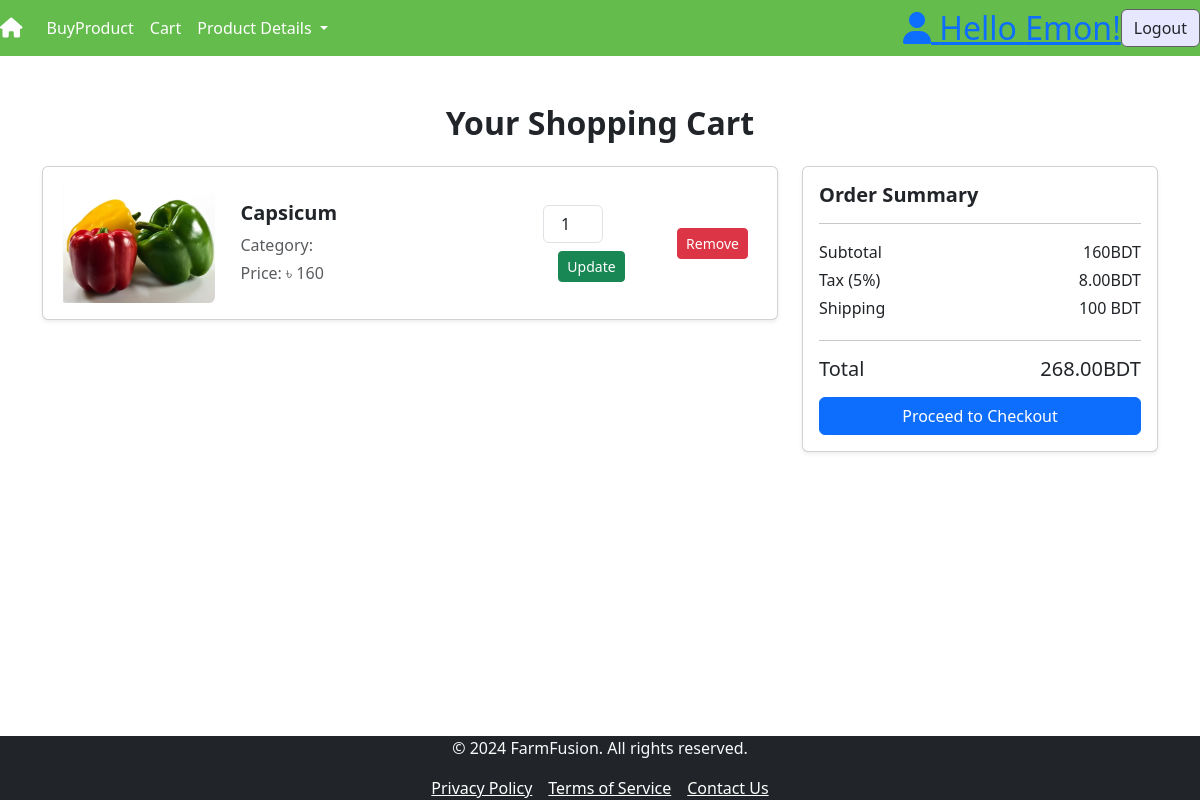
Page /cart/ (signed in) on the earlier database version.
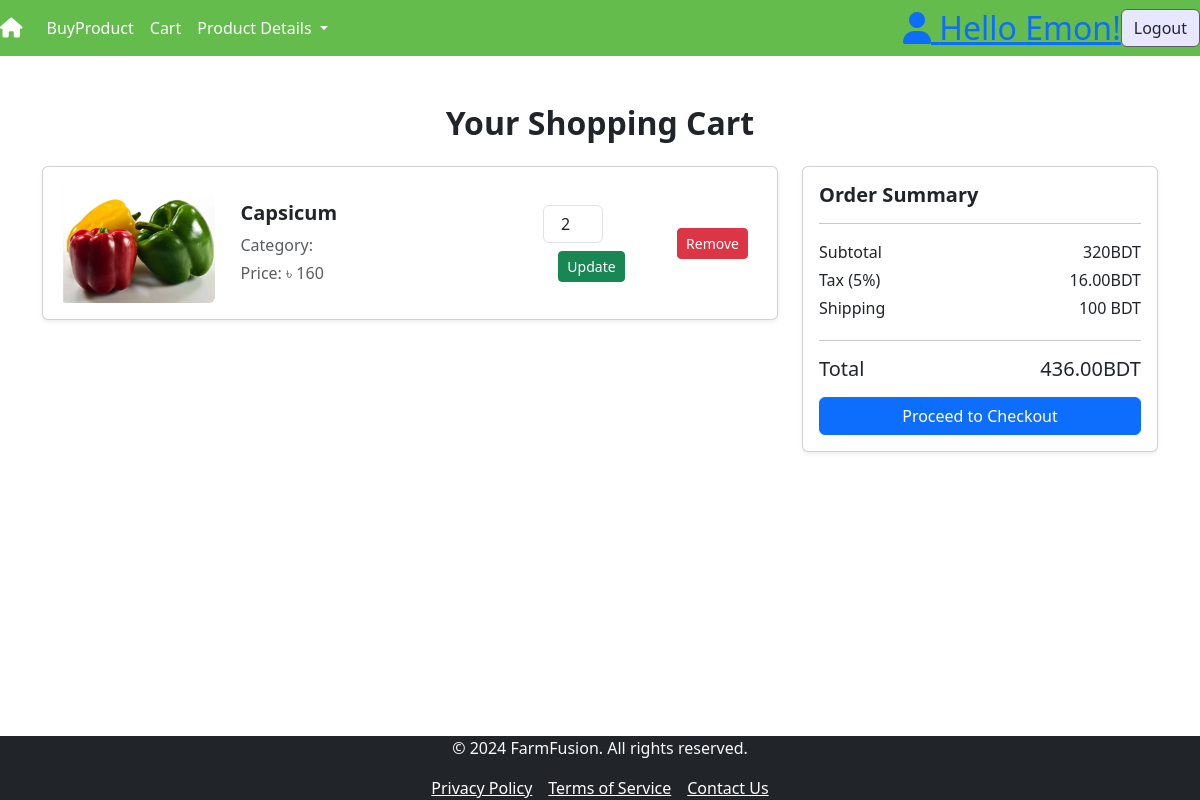
Same page on the later database version.
### products/models.py (models this page shows, shortened)
class CartItem(models.Model):
    user = models.ForeignKey(User, on_delete=models.CASCADE)
    product = models.ForeignKey(Product, on_delete=models.CASCADE)
    quantity = models.PositiveIntegerField(default=1)

class Product(models.Model):
    name = models.CharField(max_length=100)
    price = models.IntegerField(default=00)
    quantity =models.CharField(max_length=20,default=1)
    image = models.ImageField(upload_to='pics', null=True, blank=True)

### products/views.py (the view)
# urls.py: path('cart/',views.cart,name='cart'),
def cart(request):
    cart_items = CartItem.objects.filter(user=request.user)
    s_total = sum(item.product.price * item.quantity for item in cart_items)
    tax=s_total*0.05
    cost=100
    total = s_total + tax+ cost
    context = {
        'cart_items': cart_items,
        's_total':s_total,
        'total': total,
        'tax': tax,
        'cost': cost
    }
    return render(request, 'cart.html', context)

### templates/cart.html (shortened to what this page needs)
{% extends 'base.html' %}
{% load static %}
{% block content %}
<div class="container mt-5">
    <h2 class="text-center mb-4" style="font-weight: bold;">Your Shopping Cart</h2>
    <div class="row">
        <div class="col-lg-8">
            {% for item in cart_items %}
            <div class="card shadow-sm mb-3">
                <div class="card-body">
                    <div class="row align-items-center">
                        <div class="col-md-3 text-center">
                            <img src="{{ item.product.image.url }}" alt="Product Image"
                                 class="img-fluid rounded" style="max-height: 120px; object-fit: contain;">
                        </div>
                        <div class="col-md-5">
                            <h5 class="mb-2" style="font-weight: bold;">{{ item.product.name }}</h5>
                            <p class="mb-1 text-muted">Category: {{ item.product.category }}</p>
                            <p class="mb-0 text-muted">Price: ৳ {{ item.product.price }}</p>
                        </div>
                        <div class="col-md-2 text-center">
                            <form action="{% url 'update_quantity' item.id %}" method="POST">
                                <input type="number" name="quantity" value="{{ item.quantity }}"
                                       class="form-control text-center" style="width: 60px;" min="1" required>
                                <button type="submit" class="btn btn-success btn-sm mt-2">Update</button>
                            </form>
                        </div>
                        <div class="col-md-2 text-center">
                            <a href="{% url 'remove_from_cart' item.id %}" class="btn btn-danger btn-sm">Remove</a>
                        </div>
                    </div>
                </div>
            </div>
            {% endfor %}
        </div>
        <div class="col-lg-4">
            <div class="card shadow-sm">
                <div class="card-body">
                    <h5 class="card-title" style="font-weight: bold;">Order Summary</h5>
                    <hr>
                    <div class="d-flex justify-content-between">
                        <p class="mb-1">Subtotal</p>
                        <p class="mb-1">{{ s_total }}BDT</p>
                    </div>
                    <div class="d-flex justify-content-between">
                        <p class="mb-1">Tax (5%)</p>
                        <p class="mb-0">{{ tax |floatformat:2 }}BDT</p>
                    </div>
                    <div class="d-flex justify-content-between">
                        <p class="mb-1">Shipping</p>
                        <p class="mb-1">100 BDT</p>
                    </div>
                    <hr>
                    <div class="d-flex justify-content-between">
                        <h5 class="mb-0">Total</h5>
                        <h5 class="mb-0">{{ total|floatformat:2 }}BDT</h5>
                    </div>
                    <a href="{% url 'checkout' %}" class="btn btn-primary w-100 mt-3">Proceed to Checkout</a>
                </div>
            </div>
        </div>
    </div>
</div>
{% endblock %}

Differences in the rows shown:
changed CartItem "Capsicum": quantity "1" → "2"
Other differences:
{{ s_total }}: "160" → "320"
{{ tax |floatformat:2 }}: "8.00" → "16.00"
{{ total|floatformat:2 }}: "268.00" → "436.00"
